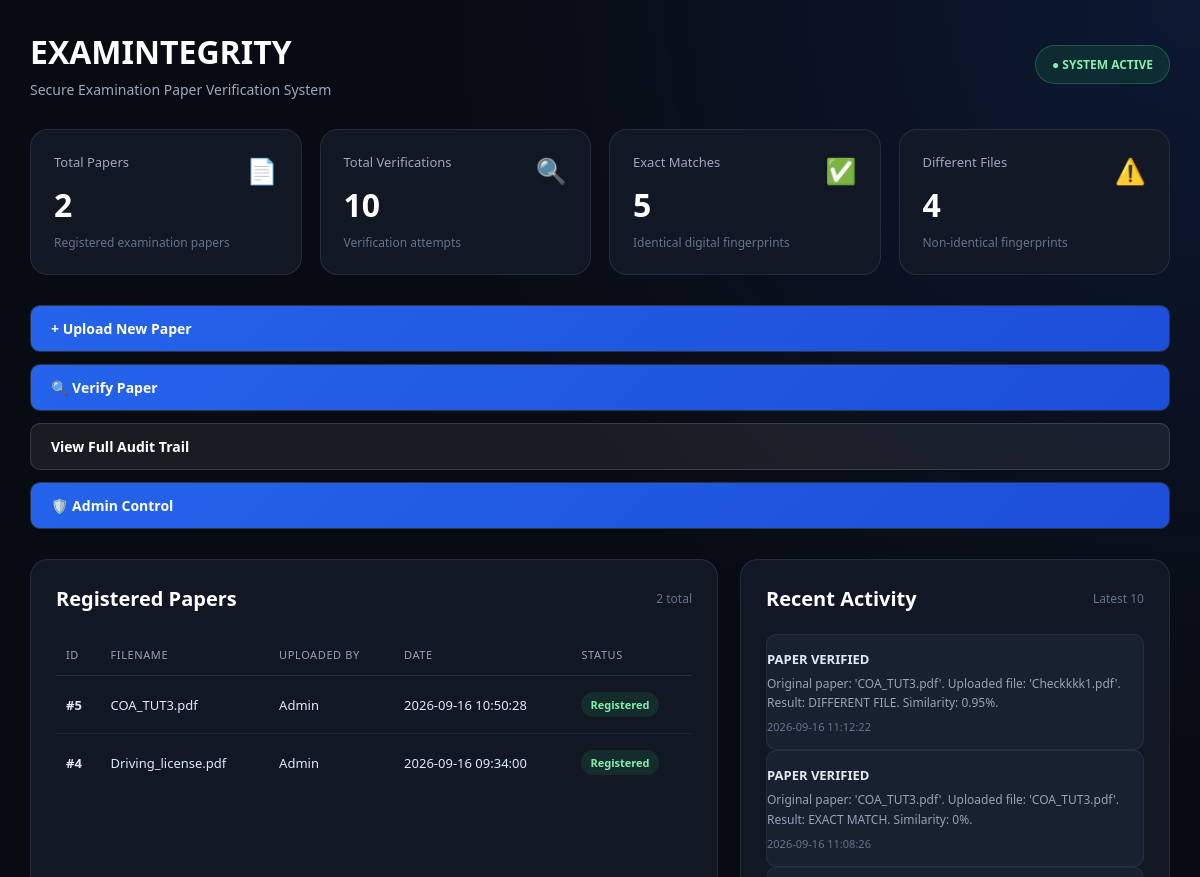
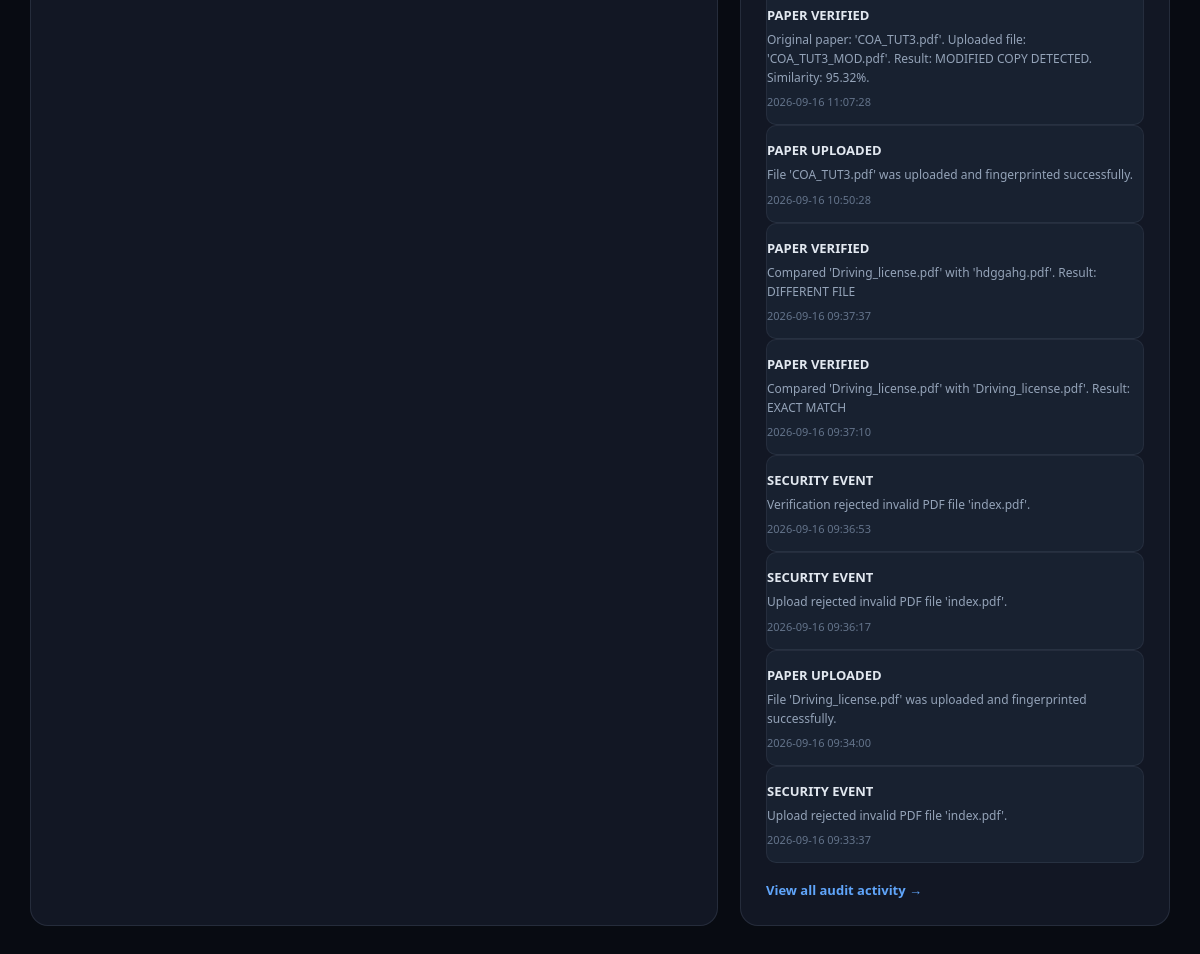
Before: / with the older database file (2 pictures, top to bottom).
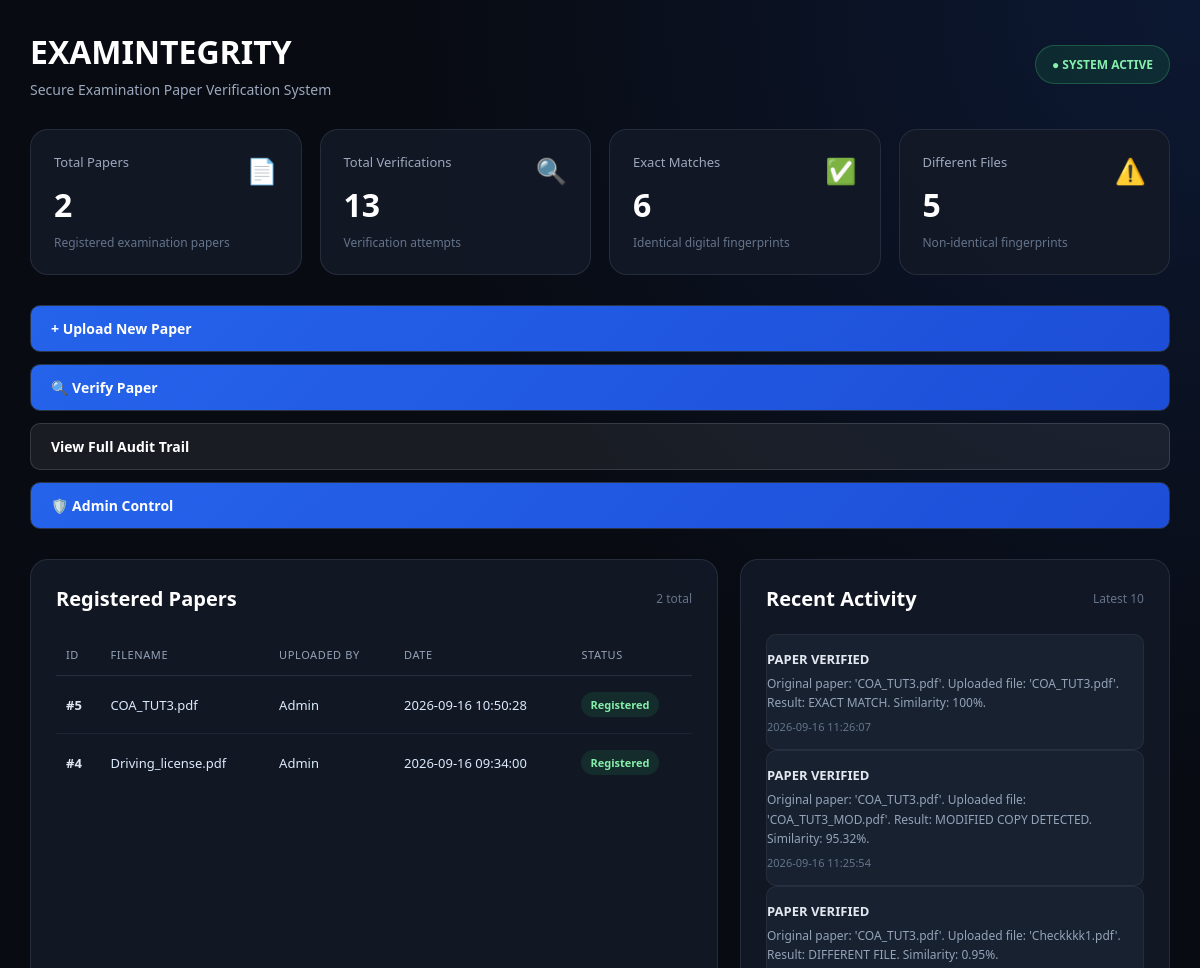
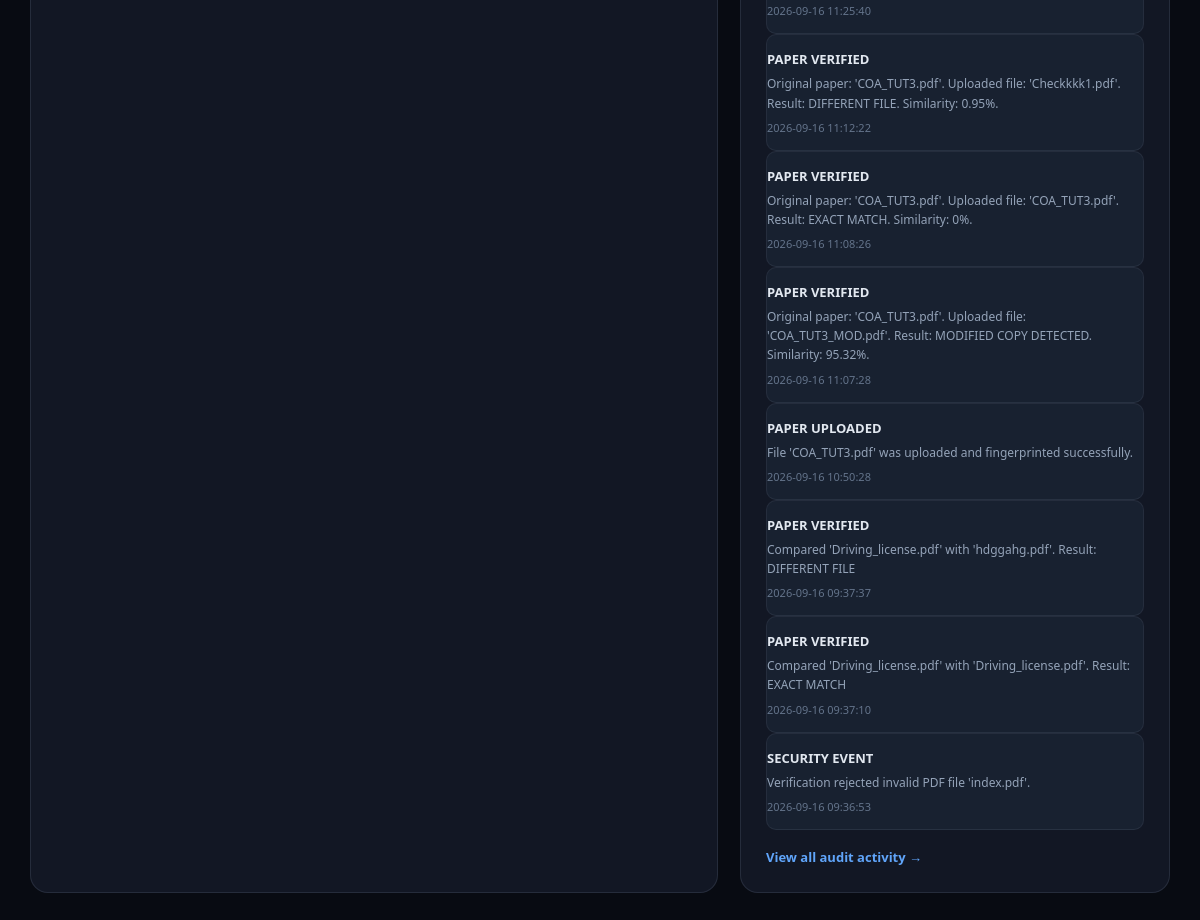
After: the same page with the newer database file (2 pictures, top to bottom).
### tables this page shows
CREATE TABLE papers (
            id INTEGER PRIMARY KEY AUTOINCREMENT,
            filename TEXT NOT NULL,
            fingerprint TEXT NOT NULL,
            uploaded_by TEXT NOT NULL,
            uploaded_at TEXT NOT NULL
        , stored_filename TEXT);

CREATE TABLE audit_logs (
            id INTEGER PRIMARY KEY AUTOINCREMENT,
            action TEXT NOT NULL,
            details TEXT NOT NULL,
            created_at TEXT NOT NULL
        );

### app.py (the view)
@app.route("/")
def home():
    conn = get_db_connection()
    papers = conn.execute(
        """
        SELECT *
        FROM papers
        ORDER BY id DESC
        """
    ).fetchall()
    audit_logs = conn.execute(
        """
        SELECT *
        FROM audit_logs
        ORDER BY id DESC
        LIMIT 10
        """
    ).fetchall()
    total_papers = conn.execute(
        """
        SELECT COUNT(*)
        FROM papers
        """
    ).fetchone()[0]
    total_verifications = conn.execute(
        """
        SELECT COUNT(*)
        FROM audit_logs
        WHERE action = 'PAPER VERIFIED'
        """
    ).fetchone()[0]
    exact_matches = conn.execute(
        """
        SELECT COUNT(*)
        FROM audit_logs
        WHERE action = 'PAPER VERIFIED'
        AND details LIKE '%Result: EXACT MATCH%'
        """
    ).fetchone()[0]
    different_files = conn.execute(
        """
        SELECT COUNT(*)
        FROM audit_logs
        WHERE action = 'PAPER VERIFIED'
        AND (
            details LIKE '%Result: DIFFERENT FILE%'
            OR details LIKE '%Result: DIFFERENT PAPER%'
        )
        """
    ).fetchone()[0]
    conn.close()
    return render_template(
        "index.html",
        papers=papers,
        audit_logs=audit_logs,
        total_papers=total_papers,
        total_verifications=total_verifications,
        exact_matches=exact_matches,
        different_files=different_files
    )

### app.py (called while the page is built)
def get_db_connection():
    conn = sqlite3.connect(DATABASE_FILE)
    conn.row_factory = sqlite3.Row
    return conn

### templates/index.html (shortened to what the changed rows need)
<!DOCTYPE html>
<html lang="en">
<head>
    <link rel="stylesheet"
          href="{{ url_for('static', filename='style.css') }}">
</head>
<body>
    <div class="dashboard-page">
        <div class="dashboard-container">
            <header class="dashboard-header">
                <div class="brand-section">
                    <h1>EXAMINTEGRITY</h1>
                </div>
            </header>
            <section class="stats-grid">
                <div class="stat-card">
                    <div class="stat-icon">🔍</div>
                    <div class="stat-label">Total Verifications</div>
                    <div class="stat-number">{{ total_verifications }}</div>
                    <div class="stat-description">
                        Verification attempts
                    </div>
                </div>
                <div class="stat-card">
                    <div class="stat-icon">✅</div>
                    <div class="stat-label">Exact Matches</div>
                    <div class="stat-number">{{ exact_matches }}</div>
                    <div class="stat-description">
                        Identical digital fingerprints
                    </div>
                </div>
                <div class="stat-card">
                    <div class="stat-icon">⚠️</div>
                    <div class="stat-label">Different Files</div>
                    <div class="stat-number">{{ different_files }}</div>
                    <div class="stat-description">
                        Non-identical fingerprints
                    </div>
                </div>
            </section>
            <section class="content-grid">
                <div class="dashboard-card">
                    <div class="card-heading">
                        <h2>Registered Papers</h2>
                    </div>
                    {% if papers %}
                        <div class="table-wrapper">
                            <table>
                                <thead>
                                    <tr>
                                        <th>ID</th>
                                        <th>Filename</th>
                                        <th>Uploaded By</th>
                                        <th>Date</th>
                                        <th>Status</th>
                                    </tr>
                                </thead>
                                <tbody>
                                    {% for paper in papers %}
                                        <tr>
                                            <td class="paper-id">
                                                #{{ paper["id"] }}
                                            </td>
                                            <td>
                                                {{ paper["filename"] }}
                                            </td>
                                            <td>
                                                {{ paper["uploaded_by"] }}
                                            </td>
                                            <td>
                                                {{ paper["uploaded_at"] }}
                                            </td>
                                            <td>
                                                <span class="status-pill">
                                                    Registered
                                                </span>
                                            </td>
                                        </tr>
                                    {% endfor %}
                                </tbody>
                            </table>
                        </div>
                    {% else %}
                        <div class="empty-state">
                            No examination papers have been registered yet.
                        </div>
                    {% endif %}
                </div>
                <div class="dashboard-card">
                    <div class="card-heading">
                        <h2>Recent Activity</h2>
                    </div>
                    {% if audit_logs %}
                        {% for log in audit_logs %}
                            <div class="audit-item">
                                <div class="audit-action">
                                    {{ log["action"] }}
                                </div>
                                <div class="audit-details">
                                    {{ log["details"] }}
                                </div>
                                <div class="audit-time">
                                    {{ log["created_at"] }}
                                </div>
                            </div>
                        {% endfor %}
                    {% else %}
                        <div class="empty-state">
                            No activity recorded yet.
                        </div>
                    {% endif %}
                </div>
            </section>
        </div>
    </div>
</body>
</html>

Changed rows visible on the page:
no longer on this page (row unchanged): audit_logs: action "SECURITY EVENT", details "Upload rejected invalid PDF file 'index.pdf'.", created_at "2026-09-16 09:36:17"
no longer on this page (row unchanged): audit_logs: action "PAPER UPLOADED", details "File 'Driving_license.pdf' was uploaded and fingerprinted successfully.", created_at "2026-09-16 09:34:00"
no longer on this page (row unchanged): audit_logs: action "SECURITY EVENT", details "Upload rejected invalid PDF file 'index.pdf'.", created_at "2026-09-16 09:33:37"
added audit_logs: action "PAPER VERIFIED", details "Original paper: 'COA_TUT3.pdf'. Uploaded file: 'COA_TUT3.pdf'. Result: EXACT MATCH. Similarity: 100%.", created_at "2026-09-16 11:26:07"
added audit_logs: action "PAPER VERIFIED", details "Original paper: 'COA_TUT3.pdf'. Uploaded file: 'COA_TUT3_MOD.pdf'. Result: MODIFIED COPY DETECTED. Similarity: 95.32%.", created_at "2026-09-16 11:25:54"
added audit_logs: action "PAPER VERIFIED", details "Original paper: 'COA_TUT3.pdf'. Uploaded file: 'Checkkkk1.pdf'. Result: DIFFERENT FILE. Similarity: 0.95%.", created_at "2026-09-16 11:25:40"
Other visible differences:
{{ total_verifications }}: "10" → "13"
{{ exact_matches }}: "5" → "6"
{{ different_files }}: "4" → "5"
